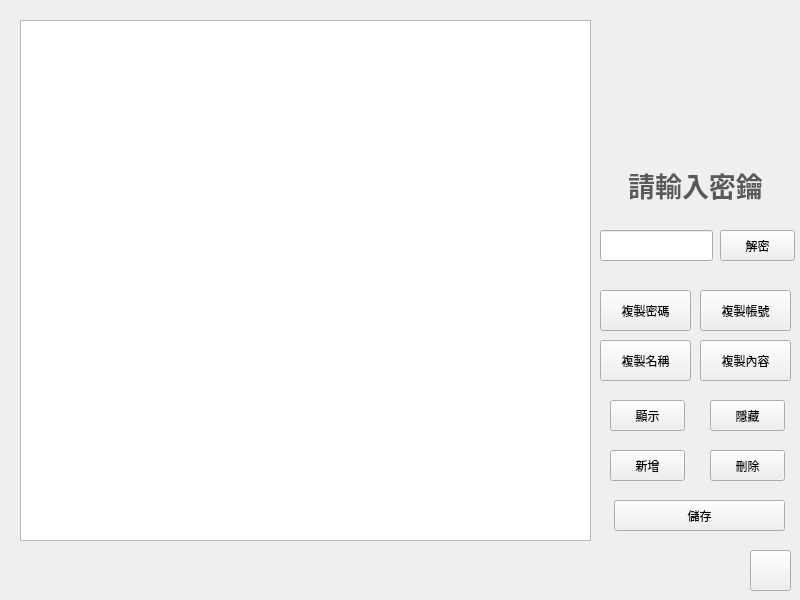
<?xml version="1.0" encoding="UTF-8"?>
<ui version="4.0">
 <class>MainWindow</class>
 <widget class="QMainWindow" name="MainWindow">
  <property name="geometry">
   <rect>
    <x>0</x>
    <y>0</y>
    <width>800</width>
    <height>600</height>
   </rect>
  </property>
  <property name="minimumSize">
   <size>
    <width>800</width>
    <height>600</height>
   </size>
  </property>
  <property name="maximumSize">
   <size>
    <width>800</width>
    <height>600</height>
   </size>
  </property>
  <property name="windowTitle">
   <string>PassM</string>
  </property>
  <property name="windowIcon">
   <iconset resource="ico.qrc">
    <normaloff>:/icon/ico3.png</normaloff>:/icon/ico3.png</iconset>
  </property>
  <property name="windowOpacity">
   <double>1.000000000000000</double>
  </property>
  <property name="autoFillBackground">
   <bool>false</bool>
  </property>
  <property name="iconSize">
   <size>
    <width>48</width>
    <height>48</height>
   </size>
  </property>
  <widget class="QWidget" name="centralwidget">
   <widget class="QPushButton" name="pushButton">
    <property name="geometry">
     <rect>
      <x>750</x>
      <y>550</y>
      <width>41</width>
      <height>41</height>
     </rect>
    </property>
    <property name="icon">
     <iconset resource="ico.qrc">
      <normaloff>:/icon/info.png</normaloff>:/icon/info.png</iconset>
    </property>
    <property name="iconSize">
     <size>
      <width>32</width>
      <height>32</height>
     </size>
    </property>
   </widget>
   <widget class="QLabel" name="label">
    <property name="geometry">
     <rect>
      <x>630</x>
      <y>10</y>
      <width>141</width>
      <height>141</height>
     </rect>
    </property>
    <property name="pixmap">
     <pixmap resource="ico.qrc">:/icon/ico2.png</pixmap>
    </property>
    <property name="scaledContents">
     <bool>true</bool>
    </property>
   </widget>
   <widget class="QPushButton" name="pushButton_2">
    <property name="geometry">
     <rect>
      <x>720</x>
      <y>230</y>
      <width>75</width>
      <height>31</height>
     </rect>
    </property>
    <property name="contextMenuPolicy">
     <enum>Qt::DefaultContextMenu</enum>
    </property>
    <property name="text">
     <string>解密</string>
    </property>
   </widget>
   <widget class="QLineEdit" name="lineEdit">
    <property name="geometry">
     <rect>
      <x>600</x>
      <y>230</y>
      <width>113</width>
      <height>31</height>
     </rect>
    </property>
    <property name="inputMask">
     <string/>
    </property>
    <property name="text">
     <string/>
    </property>
    <property name="maxLength">
     <number>32767</number>
    </property>
    <property name="echoMode">
     <enum>QLineEdit::Password</enum>
    </property>
    <property name="cursorPosition">
     <number>0</number>
    </property>
   </widget>
   <widget class="QTableView" name="tableView">
    <property name="geometry">
     <rect>
      <x>20</x>
      <y>20</y>
      <width>571</width>
      <height>521</height>
     </rect>
    </property>
    <property name="verticalScrollBarPolicy">
     <enum>Qt::ScrollBarAlwaysOff</enum>
    </property>
   </widget>
   <widget class="QPushButton" name="pushButton_3">
    <property name="geometry">
     <rect>
      <x>700</x>
      <y>290</y>
      <width>91</width>
      <height>41</height>
     </rect>
    </property>
    <property name="text">
     <string>複製帳號</string>
    </property>
    <property name="icon">
     <iconset resource="ico.qrc">
      <normaloff>:/icon/user.png</normaloff>:/icon/user.png</iconset>
    </property>
    <property name="iconSize">
     <size>
      <width>30</width>
      <height>30</height>
     </size>
    </property>
   </widget>
   <widget class="QPushButton" name="pushButton_4">
    <property name="geometry">
     <rect>
      <x>700</x>
      <y>340</y>
      <width>91</width>
      <height>41</height>
     </rect>
    </property>
    <property name="text">
     <string>複製內容</string>
    </property>
    <property name="icon">
     <iconset resource="ico.qrc">
      <normaloff>:/icon/documents.png</normaloff>:/icon/documents.png</iconset>
    </property>
    <property name="iconSize">
     <size>
      <width>30</width>
      <height>30</height>
     </size>
    </property>
   </widget>
   <widget class="QPushButton" name="pushButton_5">
    <property name="geometry">
     <rect>
      <x>710</x>
      <y>400</y>
      <width>75</width>
      <height>31</height>
     </rect>
    </property>
    <property name="text">
     <string>隱藏</string>
    </property>
   </widget>
   <widget class="QPushButton" name="pushButton_6">
    <property name="geometry">
     <rect>
      <x>710</x>
      <y>450</y>
      <width>75</width>
      <height>31</height>
     </rect>
    </property>
    <property name="text">
     <string>刪除</string>
    </property>
   </widget>
   <widget class="QPushButton" name="pushButton_8">
    <property name="geometry">
     <rect>
      <x>600</x>
      <y>290</y>
      <width>91</width>
      <height>41</height>
     </rect>
    </property>
    <property name="text">
     <string>複製密碼</string>
    </property>
    <property name="icon">
     <iconset resource="ico.qrc">
      <normaloff>:/icon/key.png</normaloff>:/icon/key.png</iconset>
    </property>
    <property name="iconSize">
     <size>
      <width>30</width>
      <height>30</height>
     </size>
    </property>
   </widget>
   <widget class="QPushButton" name="pushButton_9">
    <property name="geometry">
     <rect>
      <x>600</x>
      <y>340</y>
      <width>91</width>
      <height>41</height>
     </rect>
    </property>
    <property name="text">
     <string>複製名稱</string>
    </property>
    <property name="icon">
     <iconset resource="ico.qrc">
      <normaloff>:/icon/Name.png</normaloff>:/icon/Name.png</iconset>
    </property>
    <property name="iconSize">
     <size>
      <width>30</width>
      <height>30</height>
     </size>
    </property>
   </widget>
   <widget class="QPushButton" name="pushButton_10">
    <property name="geometry">
     <rect>
      <x>610</x>
      <y>400</y>
      <width>75</width>
      <height>31</height>
     </rect>
    </property>
    <property name="text">
     <string>顯示</string>
    </property>
   </widget>
   <widget class="QPushButton" name="pushButton_11">
    <property name="geometry">
     <rect>
      <x>610</x>
      <y>450</y>
      <width>75</width>
      <height>31</height>
     </rect>
    </property>
    <property name="text">
     <string>新增</string>
    </property>
   </widget>
   <widget class="QLabel" name="label_2">
    <property name="geometry">
     <rect>
      <x>610</x>
      <y>160</y>
      <width>171</width>
      <height>51</height>
     </rect>
    </property>
    <property name="text">
     <string>&lt;html&gt;&lt;head/&gt;&lt;body&gt;&lt;p align=&quot;center&quot;&gt;&lt;span style=&quot; font-size:20pt; font-weight:600; color:#5a5a5a;&quot;&gt;請輸入密鑰&lt;/span&gt;&lt;/p&gt;&lt;/body&gt;&lt;/html&gt;</string>
    </property>
   </widget>
   <widget class="QPushButton" name="pushButton_12">
    <property name="geometry">
     <rect>
      <x>614</x>
      <y>500</y>
      <width>171</width>
      <height>31</height>
     </rect>
    </property>
    <property name="text">
     <string>儲存</string>
    </property>
   </widget>
  </widget>
 </widget>
 <resources>
  <include location="ico.qrc"/>
 </resources>
 <connections/>
</ui>
